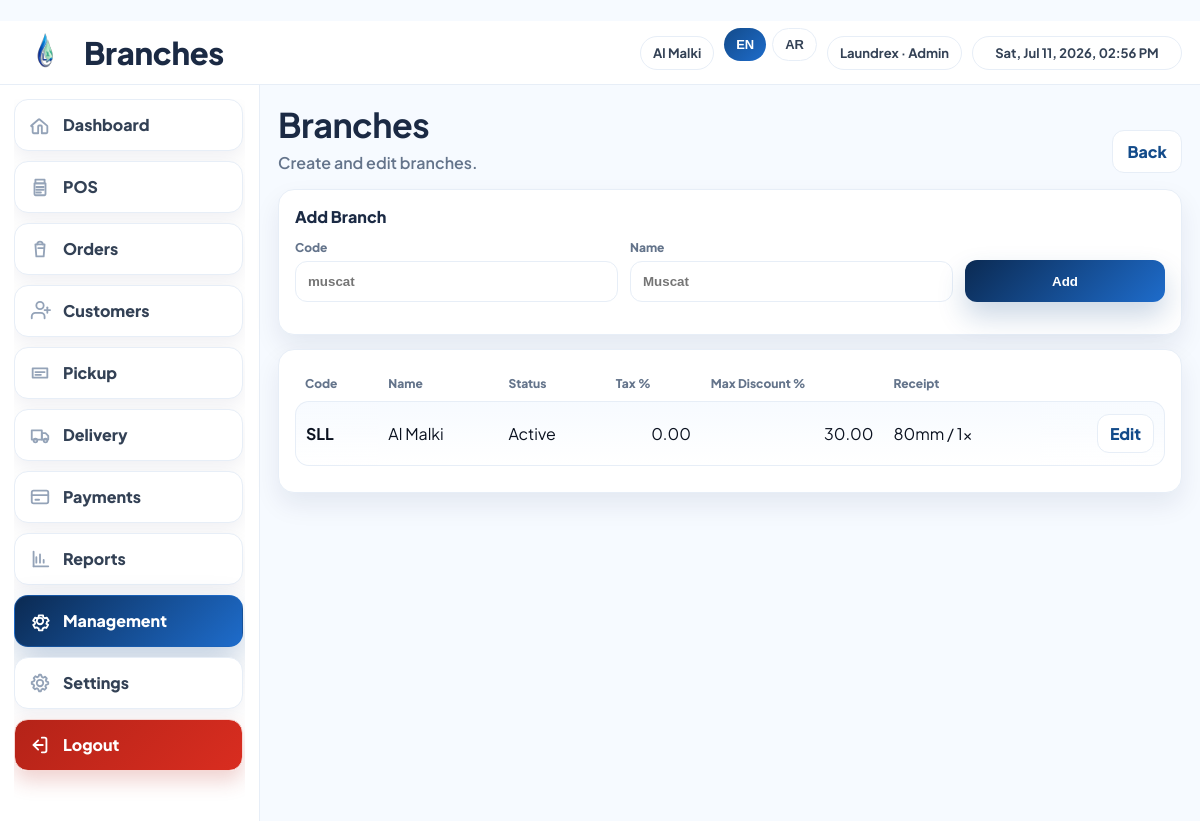
Screenshot of /management/branches/ (signed in) with the database file from the repository.
### apps/management/models.py (models this page shows, shortened)
class Branch(models.Model):
	code = models.CharField(max_length=40, unique=True)
	name = models.CharField(max_length=120)
	name_ar = models.CharField(max_length=120, blank=True, default="")
	active = models.BooleanField(default=True)
	address = models.CharField(max_length=255, blank=True, default="")
	address_ar = models.CharField(max_length=255, blank=True, default="")
	phone = models.CharField(max_length=40, blank=True, default="")
	tax_rate = models.DecimalField(max_digits=5, decimal_places=2, default=0)
	allow_discounts = models.BooleanField(default=True)
	max_discount_percent = models.DecimalField(max_digits=5, decimal_places=2, default=30)
	receipt_header = models.CharField(max_length=255, blank=True, default="")
	receipt_footer = models.CharField(max_length=255, blank=True, default="")
	receipt_footer_ar = models.CharField(max_length=255, blank=True, default="")
	receipt_logo = models.FileField(upload_to="branch_receipt_logos/", blank=True, null=True)
	cr_number = models.CharField(max_length=120, blank=True, default="")
	vat_number = models.CharField(max_length=120, blank=True, default="")
	printer_name = models.CharField(max_length=120, blank=True, default="")
	receipt_copies = models.PositiveIntegerField(default=1)
	receipt_template = models.CharField(max_length=10, default="80mm")
	delivery_slot_templates = models.TextField(blank=True, default="")

### apps/management/views.py (the view)
# urls.py: path("branches/", views.branch_list, name="branches"),
@login_required
@permission_required("orders.can_manage_staff", raise_exception=True)
def branch_list(request):
    if request.method == "POST":
        code = (request.POST.get("code") or "").strip().lower()
        name = (request.POST.get("name") or "").strip()
        if code and name:
            Branch.objects.get_or_create(code=code, defaults={"name": name})
        return redirect("management:branches")
    branches = Branch.objects.all().order_by("name")
    return render(request, "management/branches_list.html", {"branches": branches})

### apps/accounts/context_processors.py (called while the page is built, shortened)
def _resolve_user_role(request):
    user = getattr(request, "user", None)
    if not user or not user.is_authenticated:
        return _("Guest")
    if user.is_superuser:
        return _("Admin")

### apps/accounts/utils.py (called while the page is built)
def branch_display_label(branch, lang="en"):
    code = (getattr(branch, "code", "") or "").strip().upper()
    if str(lang).lower().startswith("ar"):
        if getattr(branch, "name_ar", ""):
            return branch.name_ar
        return _BRANCH_CITY_AR_BY_CODE.get(code) or getattr(branch, "name", "") or code
    return _BRANCH_CITY_BY_CODE.get(code) or getattr(branch, "name", "") or code

### templates/management/branches_list.html (shortened to what this page needs)
{% extends "base_app.html" %}
{% load static i18n %}
{% block topbar_title %}{% trans "Branches" %}{% endblock %}
{% block head %}
<link rel="stylesheet" href="{% static 'css/management.css' %}">
{% endblock %}
{% block content %}
<div class="head">
  <div>
    <h1 class="h1">{% trans "Branches" %}</h1>
    <p class="sub">{% trans "Create and edit branches." %}</p>
  </div>
  <div class="actions">
    <a class="btn btn-outline" href="{% url 'management:home' %}">{% trans "Back" %}</a>
  </div>
</div>
<div class="card" style="margin-bottom:14px;">
  <div class="card-head">
    <h2 class="card-title">{% trans "Add Branch" %}</h2>
  </div>
  <form method="post" class="pay-form">
    <div class="form-row">
      <div class="field grow">
        <label>{% trans "Code" %}</label>
        <input name="code" placeholder="{% trans "muscat" %}" />
      </div>
      <div class="field grow">
        <label>{% trans "Name" %}</label>
        <input name="name" placeholder="{% trans "Muscat" %}" />
      </div>
      <div class="field">
        <label>&nbsp;</label>
        <button class="btn btn-primary" type="submit">{% trans "Add" %}</button>
      </div>
    </div>
  </form>
</div>
<div class="card">
  <div class="table-wrap">
    <table class="table">
      <thead>
        <tr>
          <th>{% trans "Code" %}</th>
          <th>{% trans "Name" %}</th>
          <th>{% trans "Status" %}</th>
          <th class="right">{% trans "Tax %" %}</th>
          <th class="right">{% trans "Max Discount %" %}</th>
          <th>{% trans "Receipt" %}</th>
          <th></th>
        </tr>
      </thead>
      <tbody>
        {% for b in branches %}
        <tr>
          <td><b>{{ b.code }}</b></td>
          <td>{{ b.name }}</td>
          <td>{% if b.active %}{% trans "Active" %}{% else %}{% trans "Inactive" %}{% endif %}</td>
          <td class="right">{{ b.tax_rate }}</td>
          <td class="right">{{ b.max_discount_percent }}</td>
          <td>
            {% if b.receipt_template == "a4" %}{% trans "A4" %}{% else %}{% trans "80mm" %}{% endif %}
            / {{ b.receipt_copies|default:"1" }}x
          </td>
          <td class="right"><a class="btn-sm" href="{% url 'management:branch_detail' b.id %}">{% trans "Edit" %}</a></td>
        </tr>
        {% empty %}
        <tr><td colspan="7" class="muted">{% trans "No branches found." %}</td></tr>
        {% endfor %}
      </tbody>
    </table>
  </div>
</div>
{% endblock %}

### templates/base_app.html (shortened to what this page needs)
﻿{% load static i18n %}
{% get_current_language as LANGUAGE_CODE %}
<!doctype html>
<html lang="{{ LANGUAGE_CODE }}" dir="{% if LANGUAGE_CODE == 'ar' %}rtl{% else %}ltr{% endif %}">
<head>
  <link rel="stylesheet" href="{% static 'css/app.css' %}">
  {% block head %}{% endblock %}
</head>
<body dir="{% if LANGUAGE_CODE == 'ar' %}rtl{% else %}ltr{% endif %}">
  <div class="app-shell">
    <header class="topbar">
      <div class="topbar-left">
        <img class="topbar-logo" src="{% static 'assets/laundrex-logo-icon.svg' %}" alt="Laundrex">
        <span class="topbar-title">{% block topbar_title %}Laundrex{% endblock %}</span>
      </div>
      <div class="topbar-right">
        <span class="chip">{{ active_business_name }}</span>
        <form method="post" action="{% url 'accounts:set_language' %}" class="lang-form">
          <button class="chip {% if LANGUAGE_CODE == 'en' %}active{% endif %}" name="lang" value="en" type="submit">EN</button>
          <button class="chip {% if LANGUAGE_CODE == 'ar' %}active{% endif %}" name="lang" value="ar" type="submit">{% if LANGUAGE_CODE == 'ar' %}عربي{% else %}AR{% endif %}</button>
        </form>
        <span class="chip">{{ request.user.username|capfirst }} · {{ active_user_role }}</span>
        <span class="chip" id="topbar-datetime" data-lang="{{ LANGUAGE_CODE }}"></span>
      </div>
    </header>
    <div class="app-body">
      <aside class="sidebar">
        <div class="sidebar-nav">
        <a class="nav-card {% if request.resolver_match.namespace == 'core' %}active{% endif %}"
           href="{% url 'core:home' %}">
          <span class="nav-ico" aria-hidden="true">
            <svg viewBox="0 0 24 24" fill="none">
              <path d="M4 13.5V20a1 1 0 0 0 1 1h5v-7.5a1 1 0 0 1 1-1h2a1 1 0 0 1 1 1V21h5a1 1 0 0 0 1-1v-6.5a1 1 0 0 0-.35-.76l-8-6.8a1 1 0 0 0-1.3 0l-8 6.8A1 1 0 0 0 4 13.5Z"
                    stroke="currentColor" stroke-width="2" stroke-linejoin="round"/>
            </svg>
          </span>
          <span class="nav-text">{% trans "Dashboard" %}</span>
        </a>
        <a class="nav-card {% if request.resolver_match.namespace == 'pos' %}active{% endif %}"
           href="{% url 'pos:new_order' %}">
          <span class="nav-ico" aria-hidden="true">
          </span>
          <span class="nav-text">{% trans "POS" %}</span>
        </a>
        <a class="nav-card "
           href="{% url 'orders:list' %}">
          <span class="nav-ico" aria-hidden="true">
            <svg viewBox="0 0 24 24" fill="none">
              <path d="M7 7h10l-1 13H8L7 7Z" stroke="currentColor" stroke-width="2" stroke-linejoin="round"/>
              <path d="M9 7a3 3 0 1 1 6 0" stroke="currentColor" stroke-width="2" stroke-linecap="round"/>
              <path d="M10 11h6" stroke="currentColor" stroke-width="2" stroke-linecap="round"/>
            </svg>
          </span>
          <span class="nav-text">{% trans "Orders" %}</span>
        </a>
        <a class="nav-card {% if request.resolver_match.url_name == 'customers' or request.resolver_match.url_name == 'customer_detail' %}active{% endif %}"
           href="{% url 'orders:customers' %}">
          <span class="nav-ico" aria-hidden="true">
          </span>
          <span class="nav-text">{% trans "Customers" %}</span>
        </a>
        <a class="nav-card {% if request.resolver_match.url_name == 'pickup' %}active{% endif %}"
           href="{% url 'orders:pickup' %}">
          <span class="nav-ico" aria-hidden="true">
            <svg viewBox="0 0 24 24" fill="none">
              <path d="M4 7h16v10H4V7Z" stroke="currentColor" stroke-width="2" stroke-linejoin="round"/>
              <path d="M7 11h10M7 14h6" stroke="currentColor" stroke-width="2" stroke-linecap="round"/>
            </svg>
          </span>
          <span class="nav-text">{% trans "Pickup" %}</span>
        </a>
        {% if perms.orders.can_manage_delivery %}
        <a class="nav-card {% if request.resolver_match.url_name == 'delivery_list' or request.resolver_match.url_name == 'delivery_detail' %}active{% endif %}"
           href="{% url 'orders:delivery_list' %}">
          <span class="nav-ico" aria-hidden="true">
          </span>
          <span class="nav-text">{% trans "Delivery" %}</span>
        </a>
        {% endif %}
        {% if perms.orders.can_view_reports or perms.orders.can_manage_staff %}
        <a class="nav-card {% if request.resolver_match.namespace == 'payments' %}active{% endif %}"
           href="{% url 'payments:list' %}">
          <span class="nav-ico" aria-hidden="true">
          </span>
          <span class="nav-text">{% trans "Payments" %}</span>
        </a>
        {% endif %}
        {% if perms.orders.can_view_reports %}
        <a class="nav-card {% if request.resolver_match.namespace == 'reports' %}active{% endif %}"
           href="{% url 'reports:home' %}">
          <span class="nav-ico" aria-hidden="true">
            <svg viewBox="0 0 24 24" fill="none">
              <path d="M5 20V4" stroke="currentColor" stroke-width="2" stroke-linecap="round"/>
              <path d="M5 20h16" stroke="currentColor" stroke-width="2" stroke-linecap="round"/>
              <path d="M8 16v-6M12 16v-9M16 16v-3" stroke="currentColor" stroke-width="2" stroke-linecap="round"/>
            </svg>
          </span>
          <span class="nav-text">{% trans "Reports" %}</span>
        </a>
        {% endif %}
        {% if perms.orders.can_manage_staff %}
        <a class="nav-card {% if request.resolver_match.namespace == 'management' %}active{% endif %}"
           href="{% url 'management:home' %}">
          <span class="nav-ico" aria-hidden="true">
          </span>
          <span class="nav-text">{% trans "Management" %}</span>
        </a>
        {% endif %}
        {% if perms.orders.can_edit_catalog or perms.orders.can_manage_staff %}
        <a class="nav-card {% if request.resolver_match.namespace == 'settings_app' %}active{% endif %}"
           href="{% url 'settings_app:home' %}">
          <span class="nav-ico" aria-hidden="true">
          </span>
          <span class="nav-text">{% trans "Settings" %}</span>
        </a>
        {% endif %}
        <a class="nav-card logout-card" href="{% url 'accounts:logout' %}">
          <span class="nav-ico" aria-hidden="true">
          </span>
          <span class="nav-text">{% trans "Logout" %}</span>
        </a>
        </div>
      </aside>
      <main class="content">
        {% block content %}{% endblock %}
      </main>
    </div>
  </div>
</body>
</html>

### static/css/app.css (style rules this page uses)
:root { --font-en: "Plus Jakarta Sans", ui-sans-serif, system-ui, -apple-system, "Segoe UI", Roboto, Arial, sans-serif; --font-ar: "Cairo", "Tahoma", "Arial", sans-serif; --primary-900:#0B2A52; --primary-700:#134B8A; --primary-500:#1E6CCB; --accent-500:#19B6B6; --text-900:#0B1220; --text-700:#334155; --text-500:#64748B; --bg-100:#F6FAFF; --card:#FFFFFF; --line:#E7EEF7; --shadow-soft: 0 12px 26px rgba(2,24,74,.08); --shadow-cta: 0 14px 28px rgba(19,75,138,.22); --radius-lg: 16px; --radius-md: 12px; }
* { box-sizing:border-box; }
body { margin:0; font-family: var(--font-en); color:var(--text-900); background:var(--bg-100); }
.topbar { height:64px; display:flex; align-items:center; justify-content:space-between; padding:0 18px; background:#fff; border-bottom:1px solid var(--line); position:sticky; top:0; z-index:10; }
.topbar-left { display:flex; align-items:center; gap:12px; }
.topbar-logo { width:54px; height:54px; object-fit:contain; display:block; flex-shrink:0; }
.topbar-title { font-weight:900; letter-spacing:-.3px; color:#1B2A44; font-size:31px; }
.topbar-right { display:flex; align-items:center; gap:10px; }
.chip { border:1px solid var(--line); padding:8px 12px; border-radius:999px; background:#fff; color:var(--text-700); font-weight:700; font-size:13px; }
.chip.active { border:0; color:#fff; background:linear-gradient(135deg, var(--primary-700), var(--primary-500)); }
.lang-form { display:flex; gap:6px; }
.lang-form .chip { cursor:pointer; }
#topbar-datetime { min-width: 210px; text-align: center; }
.btn { display:inline-flex; align-items:center; justify-content:center; gap:8px; min-height:42px; padding:10px 14px; border-radius:var(--radius-md); font-weight:800; text-decoration:none; border:1px solid var(--line); background:#fff; color:var(--text-700); cursor:pointer; transition: transform .12s ease, box-shadow .18s ease, background .18s ease, color .18s ease, border-color .18s ease; }
.btn-primary { border:0; color:#fff; background: linear-gradient(135deg, var(--primary-900), var(--primary-500)); box-shadow: var(--shadow-cta); }
.btn-outline { background:#fff; color:var(--primary-700); }
.btn-sm { display:inline-flex; align-items:center; justify-content:center; min-height:36px; padding:8px 12px; border-radius:12px; border:1px solid var(--line); background:#fff; font-weight:800; color:var(--primary-700); text-decoration:none; transition: box-shadow .18s ease, transform .12s ease; }
.app-body { display:grid; grid-template-columns: 260px 1fr; grid-template-areas: "sidebar content"; min-height: calc(100vh - 64px); }
.sidebar { grid-area: sidebar; padding:14px; background:#fff; border-right:1px solid var(--line); display:flex; flex-direction:column; min-height: calc(100vh - 64px); }
.sidebar-nav { flex:1 1 auto; min-height: 0; overflow: auto; padding-right: 2px; }
.nav-card { display:flex; align-items:center; gap:12px; padding:14px 14px; margin-bottom:10px; border-radius:14px; font-weight:800; text-decoration:none; color:var(--text-700); background:#fff; border:1px solid var(--line); box-shadow: 0 8px 18px rgba(2,24,74,.06); transition: transform .12s ease, box-shadow .18s ease, background .18s ease, color .18s ease, border-color .18s ease; }
.nav-ico { width:22px; height:22px; flex:0 0 22px; display:inline-flex; align-items:center; justify-content:center; color:#94A3B8; }
.nav-ico svg { width:22px; height:22px; display:block; }
.nav-text { line-height:1; }
.nav-card.active { background: linear-gradient(135deg, var(--primary-900), var(--primary-500)); color:#fff; border-color: rgba(30,108,203,.55); box-shadow: 0 16px 34px rgba(19,75,138,.26); }
.nav-card.active .nav-ico { color:#fff; }
.nav-card.logout-card { margin-top: 2px; color:#fff; border:1px solid #F6D7D4; background:linear-gradient(135deg,#B42318,#D92D20); box-shadow: 0 10px 20px rgba(185, 52, 40, .22); }
.nav-card.logout-card .nav-ico { color:#fff; }
.content { grid-area: content; padding:18px; }
.card { background:#fff; border:1px solid var(--line); border-radius:var(--radius-lg); box-shadow: 0 10px 24px rgba(2,24,74,.08); padding:16px; }

### static/css/management.css (style rules this page uses)
.head { display:flex; justify-content:space-between; align-items:flex-end; gap:16px; margin-bottom:16px; }
.h1 { margin:0; font-size:34px; letter-spacing:-.5px; color:#1B2A44; }
.sub { margin:6px 0 0; color:#64748B; font-weight:600; }

### rows the page displays
Branch: name "Al Malki", code "SLL", tax_rate "0.00", max_discount_percent "30.00", receipt_copies "1"

### other values shown
{{ request.user.username|capfirst }} "Laundrex"
{{ active_user_role }} "Admin"
